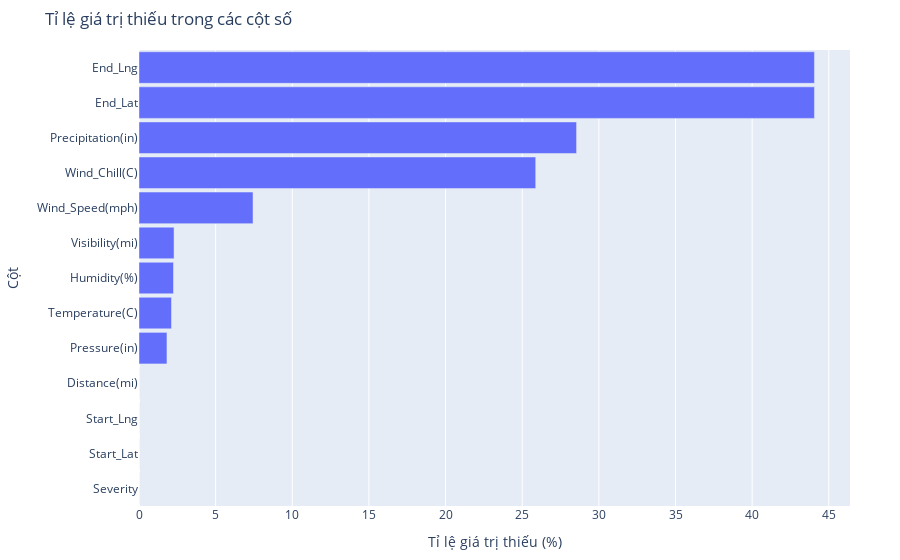

The code cell stored with this chart in its notebook:
### Markdown cell above
#### 2.4.1.1 Missing value

### Code cell
import plotly.graph_objects as go
import pandas as pd

# Lặp qua các cột số để tính tỉ lệ giá trị thiếu
missing_percentages = [(col, df[col].isnull().mean() * 100) for col in numerical_cols]

# Sắp xếp theo tỉ lệ giảm dần
missing_percentages.sort(key=lambda x: x[1], reverse=False)

# Tạo DataFrame từ list
missing_df = pd.DataFrame(missing_percentages, columns=['Cột', 'Tỉ lệ giá trị thiếu (%)'])

# Vẽ biểu đồ cột ngang sử dụng Plotly
fig = go.Figure(go.Bar(
            x=missing_df['Tỉ lệ giá trị thiếu (%)'],
            y=missing_df['Cột'],
            orientation='h'))

fig.update_layout(
    title='Tỉ lệ giá trị thiếu trong các cột số',
    xaxis=dict(title='Tỉ lệ giá trị thiếu (%)'),
    yaxis=dict(title='Cột'),
    bargap=0.1,  # Độ rộng của khoảng trống giữa các cột
    margin=dict(l=100, r=50, t=50, b=50)  # Lề của biểu đồ
)

fig.show()

### Figure 1 — Plotly figure (JSON) as saved in the notebook; plotly's stock layout.template omitted (floating-point values rounded to 4 significant figures)
{"data": [{"orientation": "h", "type": "bar", "x": [0, 0, 0, 0, 1.823, 2.12, 2.251, 2.287, 7.438, 25.88, 28.55, 44.06, 44.06], "y": ["Severity", "Start_Lat", "Start_Lng", "Distance(mi)", "Pressure(in)", "Temperature(C)", "Humidity(%)", "Visibility(mi)", "Wind_Speed(mph)", "Wind_Chill(C)", "Precipitation(in)", "End_Lat", "End_Lng"]}], "layout": {"bargap": 0.1, "margin": {"b": 50, "l": 100, "r": 50, "t": 50}, "title": {"text": "Tỉ lệ giá trị thiếu trong các cột số"}, "xaxis": {"title": {"text": "Tỉ lệ giá trị thiếu (%)"}}, "yaxis": {"title": {"text": "Cột"}}}}
